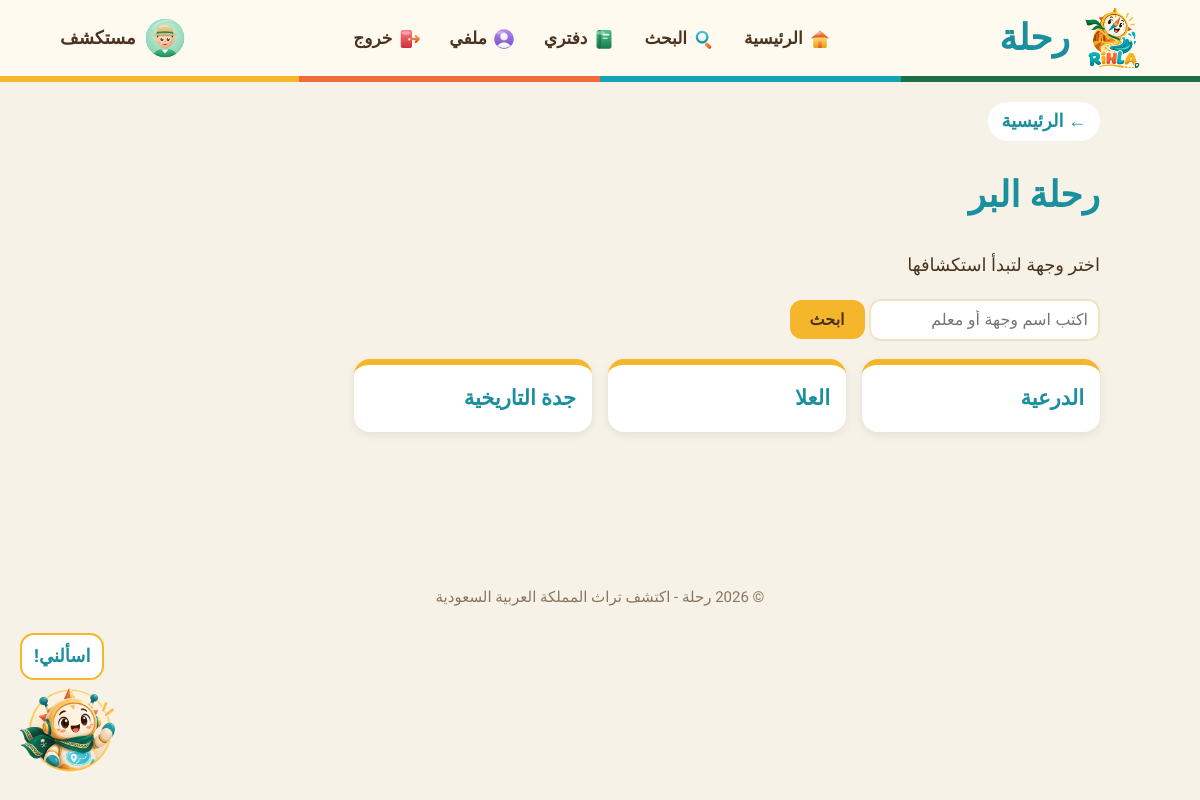
The page /destinations.php (signed in) on the database its author committed.
### tables this page shows
CREATE TABLE `child` (
  `userID` int(11) NOT NULL,
  `displayName` varchar(30) NOT NULL,
  `avatar` varchar(50) NOT NULL,
  `totalPoints` int(11) NOT NULL DEFAULT '0'
);

CREATE TABLE `destination` (
  `destinationID` int(11) NOT NULL,
  `name` varchar(50) NOT NULL,
  `description` text NOT NULL,
  `imagePath` varchar(255) NOT NULL,
  `status` enum('draft','published','hidden') NOT NULL DEFAULT 'draft',
  `journeyID` int(11) NOT NULL,
  `adminID` int(11) NOT NULL
);

### data/db.php (called while the page is built)
<?php
$DB_HOST = '127.0.0.1';
$DB_PORT = '8889';
$DB_NAME = 'rihla';
$DB_USER = 'root';
$DB_PASS = 'root';
try {
    $pdo = new PDO('mysql:host=' . $DB_HOST . ';port=' . $DB_PORT . ';dbname=' . $DB_NAME . ';charset=utf8mb4', $DB_USER, $DB_PASS);
    $pdo->setAttribute(PDO::ATTR_ERRMODE, PDO::ERRMODE_EXCEPTION);
    $pdo->setAttribute(PDO::ATTR_DEFAULT_FETCH_MODE, PDO::FETCH_ASSOC);
    $pdo->setAttribute(PDO::ATTR_EMULATE_PREPARES, false);
} catch (PDOException $e) {
    die('لا يمكن الاتصال بقاعدة البيانات: ' . $e->getMessage());
}
function db() {
    global $pdo;
    return $pdo;
}

### data/explorers.php (called while the page is built, shortened)
<?php
require_once __DIR__ . '/db.php';
function findExplorer($childID) {
    $statement = db()->prepare(
        'SELECT c.userID, u.username, c.displayName, c.avatar, c.totalPoints
           FROM child c
           JOIN user u ON u.userID = c.userID
          WHERE c.userID = ?'
    );
    $statement->execute([$childID]);
    $row = $statement->fetch();
    return $row === false ? null : $row;
}

### logic/explorer.php (called while the page is built, shortened)
<?php
require_once __DIR__ . '/../data/explorers.php';
function getAvatars() {
    return [
        'avatar1.png' => 'المستكشف الأخضر',
        'avatar2.png' => 'المستكشف الأزرق',
        'avatar3.png' => 'المستكشف البرتقالي',
        'avatar4.png' => 'المستكشف الأصفر',
        'avatar5.png' => 'المستكشف البنفسجي',
        'avatar6.png' => 'المستكشف الأحمر'
    ];
}
function avatarPath($avatar) {
    return 'assets/images/avatars/' . $avatar;
}

### logic/journeys.php (called while the page is built, shortened)
<?php
require_once __DIR__ . '/../data/destinations.php';
function getJourneys() {
    return [
        'land' => 'رحلة البر',
        'sea'  => 'رحلة البحر'
    ];
}
function getAllDestinations() {
    return readDestinations();
}
function getVisibleDestinations() {
    $visible = [];
    foreach (getAllDestinations() as $id => $destination) {
        $landmarks = [];
        foreach ($destination['landmarks'] as $landmark) {
            if ($landmark['status'] === 'published') {
                $landmarks[] = $landmark;
            }
        }
        $destination['landmarks'] = $landmarks;
        $visible[$id] = $destination;
    }
    return $visible;
}
function getDestinationsByJourney($journeyKey) {
    $list = [];
    foreach (getVisibleDestinations() as $id => $destination) {
        if ($destination['journey'] === $journeyKey) {
            $list[$id] = $destination;
        }
    }
    return $list;
}

### data/destinations.php (called while the page is built, shortened)
<?php
require_once __DIR__ . '/db.php';
function readDestinations() {
    $pdo = db();
    $destinations = [];
    $sql = 'SELECT d.destinationID, d.name, d.description, d.imagePath, d.status, j.type
              FROM destination d
              JOIN journey j ON d.journeyID = j.journeyID
             ORDER BY d.destinationID';
    foreach ($pdo->query($sql) as $row) {
        $destinations[(int)$row['destinationID']] = [
            'name'      => $row['name'],
            'desc'      => $row['description'],
            'imagePath' => $row['imagePath'],
            'journey'   => $row['type'],
            'status'    => $row['status'],
            'landmarks' => []
        ];
    }
    $sql = 'SELECT landmarkID, name, description, imagePath, status, destinationID
              FROM landmark
             ORDER BY landmarkID';
    foreach ($pdo->query($sql) as $row) {
        $id = (int)$row['destinationID'];
        if (isset($destinations[$id])) {
            $destinations[$id]['landmarks'][] = [
                'landmarkID' => (int)$row['landmarkID'],
                'name'       => $row['name'],
                'desc'       => $row['description'],
                'imagePath'  => $row['imagePath'],
                'status'     => $row['status']
            ];
        }
    }
    return $destinations;
}

### destinations.php (the view, shortened to what this page needs)
<?php
require_once 'logic/journeys.php';
$journeyKey = $_GET['journey'] ?? 'land';
$journeys   = getJourneys();
$list = getDestinationsByJourney($journeyKey);
?>
<?php include 'views/header.php'; ?>
<a href="index.php">← الرئيسية</a>
<h1><?= e($journeys[$journeyKey]) ?></h1>
<p>اختر وجهة لتبدأ استكشافها</p>
<form method="get" action="search.php">
  <input type="text" name="q" placeholder="اكتب اسم وجهة أو معلم">
  <button type="submit">ابحث</button>
</form>
<ul>
  <?php foreach ($list as $id => $d): ?>
    <li>
      <a href="destination.php?id=<?= $id ?>"><?= e($d['name']) ?></a>
    </li>
  <?php endforeach; ?>
</ul>
<?php include 'views/guide.php'; ?>
<?php include 'views/footer.php'; ?>

### views/header.php (shortened to what this page needs)
<?php
function e($text) {
    return htmlspecialchars($text ?? '', ENT_QUOTES, 'UTF-8');
}
$role = $_SESSION['role'] ?? '';
$isLoginPage = in_array(basename($_SERVER['PHP_SELF']), ['login.php', 'register.php'], true);
$isAdminView = $role === 'admin' && ($_SESSION['view'] ?? 'admin') === 'admin';
$headerExplorer = null;
if ($role === 'child' && isset($_SESSION['userID'])) {
    require_once __DIR__ . '/../logic/explorer.php';
    $headerExplorer = findExplorer((int)$_SESSION['userID']);
}
?>
<!DOCTYPE html>
<html lang="ar" dir="rtl">
<head>
    <link rel="stylesheet" href="assets/css/style.css">
</head>
<body>
<header <?= $isLoginPage ? 'style="justify-content: flex-start;"' : '' ?>>
    <h1>
        <?php if ($isLoginPage): ?>
            <a style="pointer-events: none; cursor: default;">
                رحلة
            </a>
        <?php else: ?>
            <a href="<?= $isAdminView ? 'admin_dashboard.php' : 'index.php' ?>">
                رحلة
            </a>
        <?php endif; ?>
    </h1>
    <?php if (!$isLoginPage): ?>
        <nav>
            <?php if ($isAdminView): ?>
                <a href="admin_dashboard.php"><img class="nav-icon" src="assets/images/icons/home.png" alt="">الرئيسية</a> |
                <a href="logout.php"><img class="nav-icon" src="assets/images/icons/logout.png" alt="">خروج</a>
            <?php else: ?>
                <a href="index.php"><img class="nav-icon" src="assets/images/icons/home.png" alt="">الرئيسية</a> |
                <a href="search.php"><img class="nav-icon" src="assets/images/icons/search.png" alt="">البحث</a> |
                <?php if ($headerExplorer !== null): ?>
                    <a href="notebook.php"><img class="nav-icon" src="assets/images/icons/notebook.png" alt="">دفتري</a> |
                    <a href="profile.php"><img class="nav-icon" src="assets/images/icons/profile.png" alt="">ملفي</a> |
                <?php endif; ?>
                <?php if ($role === 'child' || $role === 'admin'): ?>
                    <a href="logout.php"><img class="nav-icon" src="assets/images/icons/logout.png" alt="">خروج</a>
                <?php else: ?>
                    <a href="login.php"><img class="nav-icon" src="assets/images/icons/login.png" alt="">دخول</a>
                <?php endif; ?>
            <?php endif; ?>
        </nav>
    <?php endif; ?>
    <?php if ($headerExplorer !== null): ?>
        <a class="header-explorer" href="profile.php"
           style="display:flex;align-items:center;gap:8px;text-decoration:none;font-weight:bold;color:#4a3420;">
            <img src="<?= e(avatarPath($headerExplorer['avatar'])) ?>" alt="" style="width:42px;height:42px;border-radius:50%;">
            <?= e($headerExplorer['displayName']) ?>
        </a>
    <?php endif; ?>
</header>
<main>

### assets/css/style.css (style rules this page uses)
body { margin: 0; font-family: "Tajawal", Tahoma, Arial, sans-serif; font-size: 18px; line-height: 1.7; color: #4a3420; background: #f7f2e7; }
a { color: #1a8f9e; }
header { display: flex; align-items: center; justify-content: space-between; flex-wrap: wrap; gap: 10px; padding: 8px 5%; background: #fffaf0; border-bottom: 6px solid; border-image: linear-gradient(to left, #1f6e4a 25%, #12a3b4 25% 50%, #f26b3a 50% 75%, #f6b62b 75%) 1; }
header h1 { margin: 0; }
header h1 a { display: block; padding-right: 70px; min-height: 60px; line-height: 60px; color: #1a8f9e; text-decoration: none; background: url("../images/rihla-logo.png") no-repeat right center; background-size: 55px; }
nav { font-size: 0; }
nav a { font-size: 17px; font-weight: bold; color: #4a3420; text-decoration: none; padding: 6px 14px; border-radius: 20px; }
main { max-width: 1000px; margin: 0 auto; padding: 20px 16px 120px; }
main h1 { color: #1a8f9e; }
main > a:first-child { display: inline-block; text-decoration: none; font-weight: bold; background: white; padding: 4px 14px; border-radius: 20px; }
main ul { list-style: none; padding: 0; display: grid; grid-template-columns: repeat(auto-fill, minmax(220px, 1fr)); gap: 16px; }
main li { background: white; border-radius: 16px; padding: 16px; border-top: 6px solid #f6b62b; box-shadow: 0 3px 10px rgba(0, 0, 0, 0.08); }
main li a { font-size: 21px; font-weight: bold; text-decoration: none; }
input[type="text"], input[type="password"] { padding: 10px; font-size: 16px; border: 2px solid #f3e3c3; border-radius: 12px; }
main button { padding: 10px 20px; font-size: 16px; font-weight: bold; background: #f6b62b; color: #4a3420; border: none; border-radius: 12px; cursor: pointer; }
.nav-icon { width: 24px; height: 24px; margin-left: 5px; vertical-align: middle; }

### rows shown on the page
child: avatar (picture), displayName "مستكشف"
destination: name "الدرعية"
destination: name "العلا"
destination: name "جدة التاريخية"

### other values the page prints
$journeys[$journeyKey] "رحلة البر"
